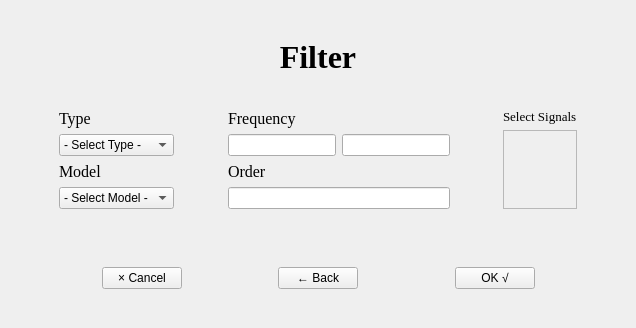
<?xml version="1.0" encoding="UTF-8"?>
<ui version="4.0">
 <class>Filter</class>
 <widget class="QWidget" name="Filter">
  <property name="enabled">
   <bool>true</bool>
  </property>
  <property name="geometry">
   <rect>
    <x>0</x>
    <y>0</y>
    <width>636</width>
    <height>328</height>
   </rect>
  </property>
  <property name="windowTitle">
   <string>Form</string>
  </property>
  <layout class="QVBoxLayout" name="verticalLayout_5">
   <item>
    <spacer name="verticalSpacer">
     <property name="orientation">
      <enum>Qt::Vertical</enum>
     </property>
     <property name="sizeHint" stdset="0">
      <size>
       <width>20</width>
       <height>40</height>
      </size>
     </property>
    </spacer>
   </item>
   <item>
    <widget class="QLabel" name="label">
     <property name="font">
      <font>
       <family>Times New Roman</family>
       <pointsize>24</pointsize>
       <weight>75</weight>
       <bold>true</bold>
      </font>
     </property>
     <property name="styleSheet">
      <string notr="true"/>
     </property>
     <property name="text">
      <string>Filter</string>
     </property>
     <property name="textFormat">
      <enum>Qt::AutoText</enum>
     </property>
     <property name="alignment">
      <set>Qt::AlignCenter</set>
     </property>
    </widget>
   </item>
   <item>
    <spacer name="verticalSpacer_2">
     <property name="orientation">
      <enum>Qt::Vertical</enum>
     </property>
     <property name="sizeHint" stdset="0">
      <size>
       <width>20</width>
       <height>40</height>
      </size>
     </property>
    </spacer>
   </item>
   <item>
    <layout class="QHBoxLayout" name="horizontalLayout_3">
     <item>
      <spacer name="horizontalSpacer_5">
       <property name="orientation">
        <enum>Qt::Horizontal</enum>
       </property>
       <property name="sizeHint" stdset="0">
        <size>
         <width>40</width>
         <height>20</height>
        </size>
       </property>
      </spacer>
     </item>
     <item>
      <layout class="QVBoxLayout" name="verticalLayout_2">
       <item>
        <widget class="QLabel" name="label_2">
         <property name="maximumSize">
          <size>
           <width>69</width>
           <height>16777215</height>
          </size>
         </property>
         <property name="font">
          <font>
           <family>Times New Roman</family>
           <pointsize>12</pointsize>
          </font>
         </property>
         <property name="text">
          <string>Type</string>
         </property>
        </widget>
       </item>
       <item>
        <widget class="QComboBox" name="comboBox_1">
         <property name="layoutDirection">
          <enum>Qt::LeftToRight</enum>
         </property>
         <property name="insertPolicy">
          <enum>QComboBox::InsertAtTop</enum>
         </property>
         <item>
          <property name="text">
           <string>- Select Type -</string>
          </property>
         </item>
         <item>
          <property name="text">
           <string>Highpass</string>
          </property>
         </item>
         <item>
          <property name="text">
           <string>Lowpass</string>
          </property>
         </item>
         <item>
          <property name="text">
           <string>Bandpass</string>
          </property>
         </item>
         <item>
          <property name="text">
           <string>Notch</string>
          </property>
         </item>
        </widget>
       </item>
       <item>
        <widget class="QLabel" name="label_3">
         <property name="font">
          <font>
           <family>Times New Roman</family>
           <pointsize>12</pointsize>
          </font>
         </property>
         <property name="text">
          <string>Model</string>
         </property>
        </widget>
       </item>
       <item>
        <widget class="QComboBox" name="comboBox_3">
         <item>
          <property name="text">
           <string>- Select Model -</string>
          </property>
         </item>
         <item>
          <property name="text">
           <string>Butterworth</string>
          </property>
         </item>
        </widget>
       </item>
      </layout>
     </item>
     <item>
      <spacer name="horizontalSpacer_8">
       <property name="orientation">
        <enum>Qt::Horizontal</enum>
       </property>
       <property name="sizeHint" stdset="0">
        <size>
         <width>40</width>
         <height>20</height>
        </size>
       </property>
      </spacer>
     </item>
     <item>
      <layout class="QVBoxLayout" name="verticalLayout_3">
       <item>
        <widget class="QLabel" name="label_4">
         <property name="font">
          <font>
           <family>Times New Roman</family>
           <pointsize>12</pointsize>
          </font>
         </property>
         <property name="text">
          <string>Frequency</string>
         </property>
        </widget>
       </item>
       <item>
        <layout class="QHBoxLayout" name="horizontalLayout">
         <item>
          <widget class="QLineEdit" name="lineEdit"/>
         </item>
         <item>
          <widget class="QLineEdit" name="lineEdit_3"/>
         </item>
        </layout>
       </item>
       <item>
        <widget class="QLabel" name="label_5">
         <property name="font">
          <font>
           <family>Times New Roman</family>
           <pointsize>12</pointsize>
          </font>
         </property>
         <property name="text">
          <string>Order</string>
         </property>
        </widget>
       </item>
       <item>
        <widget class="QLineEdit" name="lineEdit_2"/>
       </item>
      </layout>
     </item>
     <item>
      <spacer name="horizontalSpacer_7">
       <property name="orientation">
        <enum>Qt::Horizontal</enum>
       </property>
       <property name="sizeHint" stdset="0">
        <size>
         <width>40</width>
         <height>20</height>
        </size>
       </property>
      </spacer>
     </item>
     <item>
      <layout class="QVBoxLayout" name="verticalLayout">
       <item>
        <widget class="QLabel" name="label_6">
         <property name="font">
          <font>
           <family>Times New Roman</family>
           <pointsize>10</pointsize>
          </font>
         </property>
         <property name="text">
          <string>Select Signals</string>
         </property>
        </widget>
       </item>
       <item>
        <widget class="QScrollArea" name="scrollArea">
         <property name="widgetResizable">
          <bool>true</bool>
         </property>
         <widget class="QWidget" name="scrollAreaWidgetContents">
          <property name="geometry">
           <rect>
            <x>0</x>
            <y>0</y>
            <width>72</width>
            <height>71</height>
           </rect>
          </property>
         </widget>
        </widget>
       </item>
      </layout>
     </item>
     <item>
      <spacer name="horizontalSpacer_6">
       <property name="orientation">
        <enum>Qt::Horizontal</enum>
       </property>
       <property name="sizeHint" stdset="0">
        <size>
         <width>40</width>
         <height>20</height>
        </size>
       </property>
      </spacer>
     </item>
    </layout>
   </item>
   <item>
    <widget class="QWidget" name="verticalWidget" native="true">
     <layout class="QVBoxLayout" name="verticalLayout_4">
      <item>
       <spacer name="verticalSpacer_4">
        <property name="orientation">
         <enum>Qt::Vertical</enum>
        </property>
        <property name="sizeHint" stdset="0">
         <size>
          <width>20</width>
          <height>40</height>
         </size>
        </property>
       </spacer>
      </item>
     </layout>
    </widget>
   </item>
   <item>
    <layout class="QHBoxLayout" name="horizontalLayout_2">
     <item>
      <spacer name="horizontalSpacer">
       <property name="orientation">
        <enum>Qt::Horizontal</enum>
       </property>
       <property name="sizeHint" stdset="0">
        <size>
         <width>40</width>
         <height>20</height>
        </size>
       </property>
      </spacer>
     </item>
     <item>
      <widget class="QPushButton" name="pushButton_1">
       <property name="text">
        <string>× Cancel</string>
       </property>
      </widget>
     </item>
     <item>
      <spacer name="horizontalSpacer_2">
       <property name="orientation">
        <enum>Qt::Horizontal</enum>
       </property>
       <property name="sizeHint" stdset="0">
        <size>
         <width>40</width>
         <height>20</height>
        </size>
       </property>
      </spacer>
     </item>
     <item>
      <widget class="QPushButton" name="pushButton_2">
       <property name="text">
        <string>← Back</string>
       </property>
      </widget>
     </item>
     <item>
      <spacer name="horizontalSpacer_3">
       <property name="orientation">
        <enum>Qt::Horizontal</enum>
       </property>
       <property name="sizeHint" stdset="0">
        <size>
         <width>40</width>
         <height>20</height>
        </size>
       </property>
      </spacer>
     </item>
     <item>
      <widget class="QPushButton" name="pushButton_3">
       <property name="text">
        <string>OK √</string>
       </property>
      </widget>
     </item>
     <item>
      <spacer name="horizontalSpacer_4">
       <property name="orientation">
        <enum>Qt::Horizontal</enum>
       </property>
       <property name="sizeHint" stdset="0">
        <size>
         <width>40</width>
         <height>20</height>
        </size>
       </property>
      </spacer>
     </item>
    </layout>
   </item>
   <item>
    <spacer name="verticalSpacer_3">
     <property name="orientation">
      <enum>Qt::Vertical</enum>
     </property>
     <property name="sizeHint" stdset="0">
      <size>
       <width>20</width>
       <height>40</height>
      </size>
     </property>
    </spacer>
   </item>
  </layout>
 </widget>
 <resources/>
 <connections/>
</ui>
